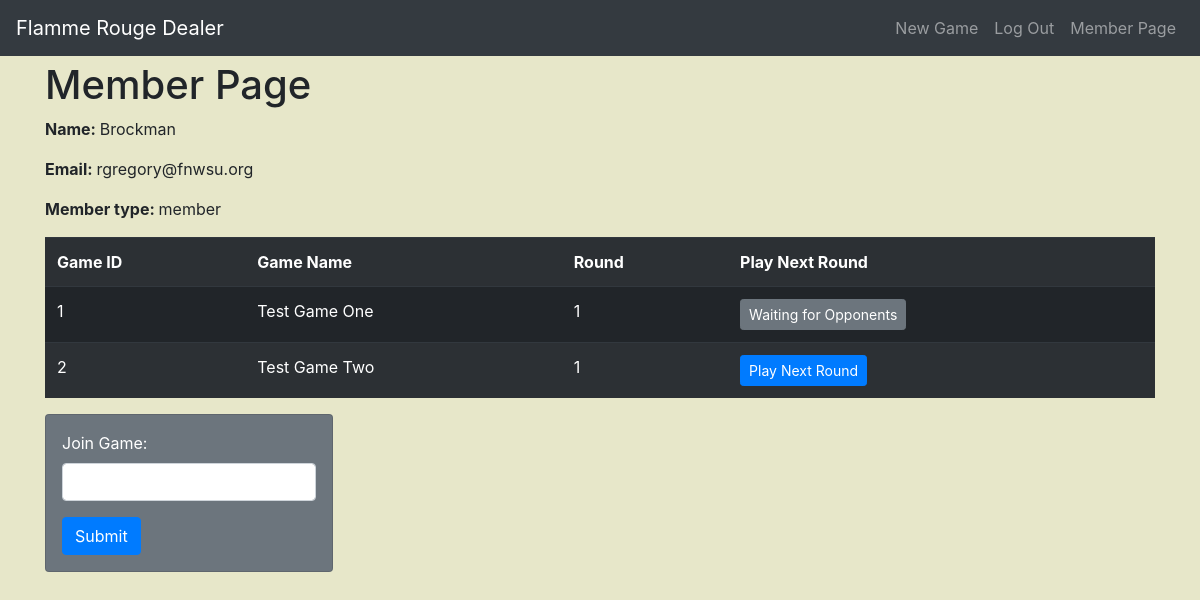
Page /member/member_page (signed in) on the committed database.
### models.py (models this page shows, shortened)
class User(UserMixin, db.Model):
    __tablename__ = "User"
    id = db.Column(db.Integer, primary_key=True)
    username = db.Column(db.String(30), unique=True)
    password = db.Column(db.String(30))
    email = db.Column(db.String(30))
    account_type = db.Column(db.String(20))
    games = db.relationship("Game", secondary=game_to_user)

class Game(UserMixin, db.Model):
    __tablename__ = "Game"
    id = db.Column(db.Integer, primary_key=True)
    creator = db.Column(db.Integer, db.ForeignKey("User.id"), nullable=False)
    name = db.Column(db.String(30))
    active = db.Column(db.Boolean)
    limit = db.Column(db.Integer)
    users = db.relationship("User", secondary=game_to_user)
    options = db.Column(db.Text)

### blue/member/member.py (the view)
@member.route("/member_page")
@login_required
def member_page():
    [session.pop(key) for key in list(session.keys()) if key != '_flashes']
    member_games_info = []
    _users = controller.get_users_dict(current_user.id)
    users = _users[0]
    for game in users["games"]:
        this_game_info = {}
        this_game_info["game_id"] = game["id"]
        this_game_info["name"] = game["name"]
        this_turn_data = controller.get_latest_turn(game["id"], current_user.id)
        current_game_users = controller.get_games_users_dict(game['id'])
        user_list = current_game_users[0]['users']
        max_turn_list = []
        for user in user_list:
            max_turn = controller.get_latest_turn(game['id'], user['id'])
            if max_turn == None:
                max_turn_number = 0
            else:
                max_turn_number = max_turn.current_round
            max_turn_list.append(max_turn_number)
        if(len(set(max_turn_list))==1):
            this_game_info['same_turn'] = True
        else:
            this_game_info['same_turn'] = False
        if this_turn_data:
            this_game_info["current_round"] = this_turn_data.current_round
            this_game_info["turn_id"] = this_turn_data.id
        else:
            this_game_info["current_round"] = 0
        member_games_info.append(this_game_info)
    return render_template(
        "member/member_page.html", member_games_info=member_games_info
    )

### blue/admin/admin.py (called while the page is built)
@login_manager.user_loader
def load_user(user_id):
    return User.query.filter(User.id == int(user_id)).first()

### controller.py (called while the page is built)
def get_games(game_id=None):
    query = Game.query.filter(Game.active)
    if game_id is not None:
        query = query.filter(Game.id == game_id)
    games = query.all()
    return games

def get_users(user_id=None):
    query = User.query
    if user_id is not None:
        query = query.filter(User.id == user_id)
    users = query.all()
    return users

def get_users_dict(user_id=None):
    _users_dict = get_users(user_id)
    users_dict = [
        {
            "id": user.id,
            "username": user.username,
            "password": user.password,
            "email": user.email,
            "account_type": user.account_type,
            "games": [
                {
                    "id": game.id,
                    "creator": game.creator,
                    "name": game.name,
                    "active": game.active,
                    "limit": game.limit,
                    "options": game.options,
                }
                for game in user.games
            ],
        }
        for user in _users_dict
    ]
    return users_dict

def get_games_users_dict(game_id=None):
    _games = get_games(game_id=game_id)
    games = [
        {
            "id": game.id,
            "creator": game.creator,
            "name": game.name,
            "active": game.active,
            "limit": game.limit,
            "options": game.options,
            "users": [
                {
                    "id": user.id,
                    "username": user.username,
                    "password": user.password,
                    "email": user.email,
                    "account_type": user.account_type,
                }
                for user in game.users
            ],
        }
        for game in _games
    ]
    return games

def get_latest_turn(game_id, user_id):
    latest_turn_info = (
        TurnInfo.query.filter_by(game_id=game_id)
        .filter_by(user_id=user_id)
        .order_by(TurnInfo.id.desc())
        .first()
    )
    return latest_turn_info

### templates/member/member_page.html (shortened to what this page needs)
{% extends 'base.html' %}
{% block body %}
<h1>Member Page</h1>
<p><strong>Name: </strong> {{ current_user.username }}</p>
<p><strong>Email: </strong> {{ current_user.email }}</p>
<p><strong>Member type: </strong> {{ current_user.account_type }}</p>
<table class="table table-striped table-dark">
    <tr>
        <th>
            Game ID
        </th>
        <th>
            Game Name
        </th>
        <th>
            Round
        </th>
        <th>
            Play Next Round
        </th>
    </tr>
    {% for game in member_games_info %}
        <tr>
            <td>{{ game.game_id }}</td>
            <td>{{ game.name }}</td>
                <td>{{ game.current_round }}</td>
            <td>
            {% if game.current_round == 0 %}
                <a href="/member/initial_PBEM_turn/{{ game.game_id }}" class="btn btn-primary btn-sm" role="button">Start Game</a>
            {% elif game.same_turn %}
                <a href="/member/play_next_turn/{{ game.turn_id }}" class="btn btn-primary btn-sm" role="button">Play Next Round</a>
            {% else %}
                <a href="#" class="btn btn-secondary btn-sm" role="button">Waiting for Opponents</a>
            {% endif%}
            </td>
        </tr>
    {% endfor %}
</table>
<div class="row">
    <div class="col-6">
        <div class="card text-white bg-secondary p-3" style="max-width: 18rem;">
            <form action="{{ url_for("member.join_game")}}" method="POST">
                <div class="form-group">
                    <label class="mr-2" for="join_game">Join Game:</label>
                    <input type="join_game" name="join_game" class="form-control mr-2" id="join_game" aria-describedby="join_game">
                </div>
                <button type="submit" class="btn btn-primary">Submit</button>
            </form>
        </div>
    </div>
</div>
{% endblock %}

### static/custom.css (style rules this page uses)
body { background-color: #E7E7C9; padding-bottom: 50px; }

### rows in the picture
User: username "Brockman", email "rgregory@fnwsu.org", account_type "member"
Game: game_id "1", name "Test Game One", current_round "1", shows "Waiting for Opponents"
Game: game_id "2", name "Test Game Two", current_round "1"
